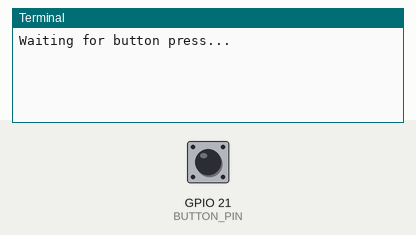
Simulated run of this program. Board: Raspberry Pi (BCM pin numbers). Parts: the last lines printed to the terminal. Inputs (shaded band) come from the test bench; at power-on: GPIO 21 (BUTTON_PIN) HIGH. The clock reads 2024-03-15 10:24:30 at power-on unless the program sets it; the camera gives no picture and a still takes 0.5 s. At 2.1 s the program stops and its outputs stay as they are.

Above: at 1.2 s.
1.3 s: GPIO 21 (BUTTON_PIN) pulled LOW for 0.15 s
At 2.0 s:
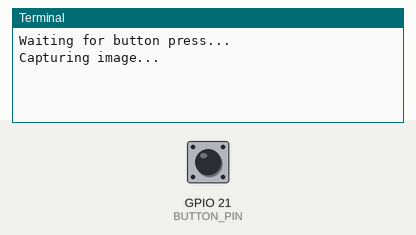
At 3.1 s:
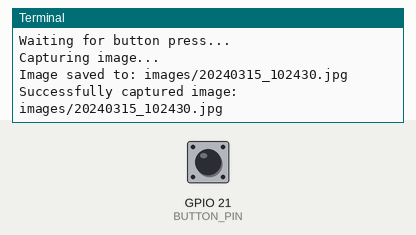

Measured:
- after the input at 1.3 s, the terminal: prints a new line after 0.30 s (image 1)

The program:

capture.py
```python
"""
Step 1 along the pipeline.
Capture an image from the camera and save it to the SD card.

Steps:
1. Initialize the camera
2. Wait for button press
3. Capture image
4. Save image to SD card
5. Clean up
"""

import os
import time
from pathlib import Path
import RPi.GPIO as GPIO
from picamera2 import Picamera2
from datetime import datetime

# Configure GPIO
BUTTON_PIN = 21  # GPIO21 (Physical pin 40)
GPIO.setmode(GPIO.BCM)
GPIO.setup(BUTTON_PIN, GPIO.IN, pull_up_down=GPIO.PUD_UP)

def wait_for_button():
    """
    Wait for button press on GPIO21.
    Returns True when button is pressed.
    """
    print("Waiting for button press...")
    GPIO.wait_for_edge(BUTTON_PIN, GPIO.FALLING)
    # Debounce
    time.sleep(0.3)
    return True

def capture_image() -> Path:
    """
    Capture an image using the Raspberry Pi camera and save it to /images.

    Returns:
        Path: Path to the saved image
    """
    # Initialize camera
    picam2 = Picamera2()

    # Configure camera
    config = picam2.create_still_configuration()
    picam2.configure(config)

    # Create images directory if it doesn't exist
    images_dir = Path("images")
    images_dir.mkdir(exist_ok=True)

    # Generate filename with timestamp
    timestamp = datetime.now().strftime("%Y%m%d_%H%M%S")
    image_path = images_dir / f"{timestamp}.jpg"

    try:
        # Start camera
        picam2.start()

        # Wait for button press
        wait_for_button()

        # Capture image
        print("Capturing image...")
        picam2.capture_file(str(image_path))
        print(f"Image saved to: {image_path}")

        return image_path

    finally:
        # Clean up
        picam2.stop()
        picam2.close()

if __name__ == "__main__":
    # Test the capture function
    try:
        image_path = capture_image()
        print(f"Successfully captured image: {image_path}")
    except Exception as e:
        print(f"Error capturing image: {e}")
    finally:
        GPIO.cleanup()
```
